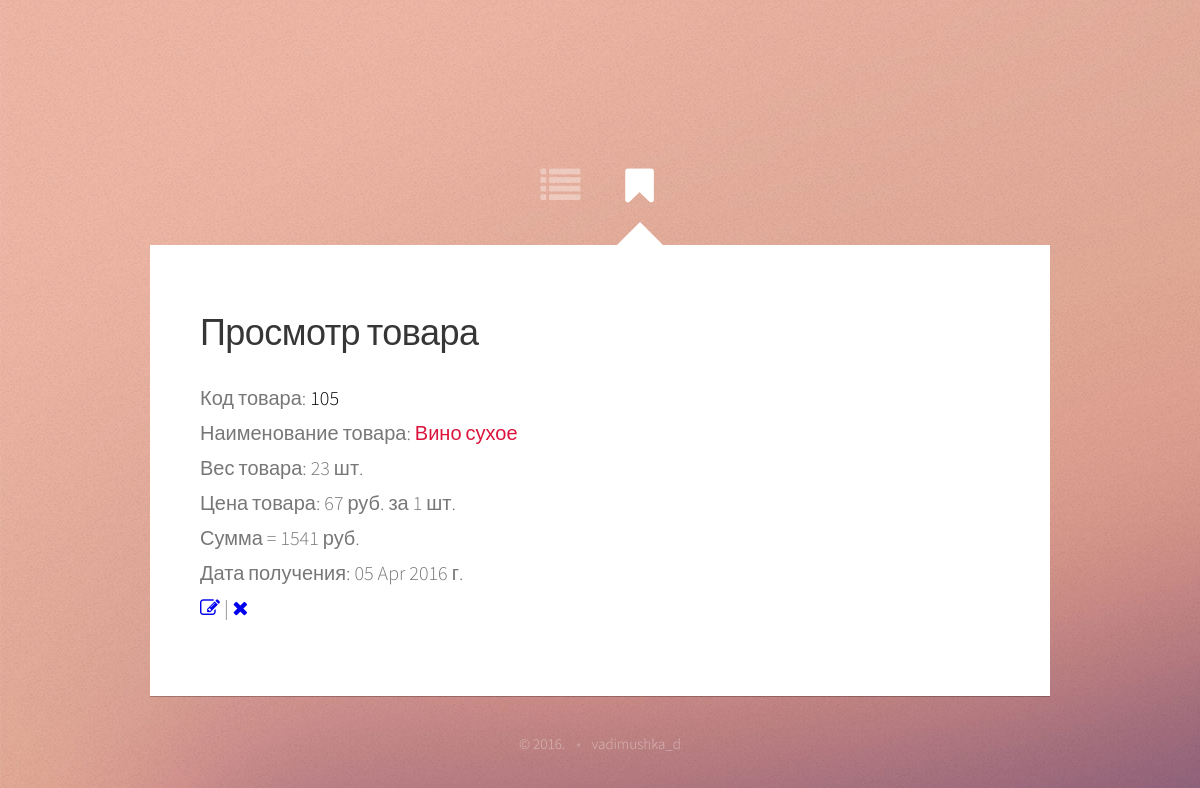
/view_product.php?id=6, run on the app's committed database.
### tables this page shows
CREATE TABLE IF NOT EXISTS `wares` (
  `id` int(11) NOT NULL AUTO_INCREMENT,
  `code` int(11) NOT NULL COMMENT 'Код товара',
  `name` varchar(50) NOT NULL COMMENT 'Наименование товара',
  `date` date NOT NULL COMMENT 'Дата поступления товара',
  `col` varchar(11) NOT NULL COMMENT 'Вес товара',
  `price` int(11) NOT NULL COMMENT 'Цена товара',
  PRIMARY KEY (`id`)
);

### view_product.php (the view, shortened to what this page needs)
<!DOCTYPE html>
<html>
<head>
    <link rel="stylesheet" href="assets/css/main.css" />
</head>
<body>
<div id="wrapper">
    <nav id="nav">
        <a href="" class="icon fa-list" onclick="history.back()"><span>На склад</span></a>
        <a href="#view" class="icon fa-bookmark active"><span>Просмотр</span></a>
    </nav>
    <div id="main">
        <article id="view" class="panel">
            <header>
                <h2>Просмотр товара</h2>
            </header>
            <?php
            include_once 'dpanel/functions.php';
            $id = (int) $_GET['id'];
            $res = $db->prepare("SELECT * FROM `wares` WHERE `id` = :id");
            $res->execute(array(':id' => $id));
            if($res){
                while($row = $res->fetch(PDO::FETCH_ASSOC)){
                    $date = new DateTime($row['date']);
                    $col = explode(" ",$row["col"]);
                    ?>
                    <p>Код товара: <span style="color: black"><? echo $row["code"] ?></span><br />
                    Наименование товара: <span style="color: crimson"><? echo $row["name"] ?></span><br />
                    Вес товара: <? echo $row["col"] ?><br />
                    Цена товара: <? echo $row["price"] ?> руб. за 1 шт.<br />
                    Сумма = <? echo ($col[0] * $row["price"])  ?> руб.<br />
                    Дата получения: <? echo $date->format('d M Y') ?> г.</p>
                    <p><a href="dpanel/upd_tovar.php?id=<? echo $row["id"] ?>" class="icon fa-edit" title="Изменить"></a> |
                        <a href="dpanel/del_tovar.php?id=<? echo $row["id"] ?>" class="icon fa-remove" title="Удалить"></a></p>
                    <?
                }
            } else {
                echo "<p>Товара нет!</p>";
            }
            ?>
        </article>
    </div>
    <div id="footer">
        <ul class="copyright">
            <li>&copy; 2016.</li><li>vadimushka_d</li>
        </ul>
    </div>
</div>
</body>
</html>

### assets/css/main.css (style rules this page uses)
html, body, div, span, applet, object, iframe, h1, h2, h3, h4, h5, h6, p, blockquote, pre, a, abbr, acronym, address, big, cite, code, del, dfn, em, img, ins, kbd, q, s, samp, small, strike, strong, sub, sup, tt, var, b, u, i, center, dl, dt, dd, ol, ul, li, fieldset, form, label, legend, table, caption, tbody, tfoot, thead, tr, th, td, article, aside, canvas, details, embed, figure, figcaption, footer, header, hgroup, menu, nav, output, ruby, section, summary, time, mark, audio, video { margin: 0; padding: 0; border: 0; font: inherit; vertical-align: baseline; }
article, aside, details, figcaption, figure, footer, header, hgroup, menu, nav, section { display: block; }
body { line-height: 1; }
ol, ul { list-style: none; }
body { -webkit-text-size-adjust: none; }
*, *:before, *:after { -moz-box-sizing: border-box; -webkit-box-sizing: border-box; box-sizing: border-box; }
body { background: url("images/overlay.png"), url("images/bg.jpg") repeat, no-repeat; background-size: auto, 100% 100%; font-family: 'Source Sans Pro', sans-serif; font-weight: 300; color: #777777; }
strong, b, h1, h2, h3, h4, h5, h6 { font-weight: 400; color: #363636; }
section, article { margin-bottom: 3em; }
section > :last-child, section:last-child, article > :last-child, article:last-child { margin-bottom: 0; }
.icon { position: relative; text-decoration: none; }
.icon:before { -moz-osx-font-smoothing: grayscale; -webkit-font-smoothing: antialiased; font-family: FontAwesome, sans-serif; font-style: normal; font-weight: normal; text-transform: none !important; }
#nav a { position: relative; display: inline-block; color: #ffffff; width: 1em; height: 1em; line-height: 0.9em; }
#nav a.icon:before { padding-right: 0; }
#main { position: relative; overflow: hidden; }
.panel { position: relative; }
#footer { color: #ccc; color: rgba(255, 255, 255, 0.45); }
#footer .copyright li { display: inline-block; }
#footer .copyright li:before { display: inline; content: '\2022'; opacity: 0.5; padding: 0 0.75em 0 0.75em; }
#footer .copyright li:first-child:before { display: none; }
@media screen and (min-width: 737px) { html { min-width: 100%; min-height: 100%; } }
@media screen and (min-width: 737px) { body { width: 100%; min-width: 1000px; min-height: 100%; overflow-y: scroll; background-attachment: fixed; font-size: 14pt; line-height: 1.75em; } }
@media screen and (min-width: 737px) { h2 { font-size: 1.8em; letter-spacing: -0.015em; } }
@media screen and (min-width: 737px) { header { margin: 0 0 1.5em 0; } }
@media screen and (min-width: 737px) { #wrapper { width: 45em; margin: 0 auto; opacity: 0.00001; } }
@media screen and (min-width: 737px) { #nav { text-align: center; height: 4.25em; cursor: default; } }
@media screen and (min-width: 737px) { #nav a { font-size: 2.5em; margin: 0 0.25em 0 0.25em; opacity: 0.35; outline: 0; -moz-transition: opacity .25s ease-in-out; -webkit-transition: opacity .25s ease-in-out; -ms-transition: opacity .25s ease-in-out; transition: opacity .25s ease-in-out; } }
@media screen and (min-width: 737px) { #nav a:before { font-size: 0.8em; } }
@media screen and (min-width: 737px) { #nav a:after { content: ''; display: block; position: absolute; left: 50%; bottom: -0.75em; margin-left: -0.5em; border-bottom: solid 0 #ffffff; border-left: solid 0.5em transparent; border-right: solid 0.5em transparent; -moz-transition: border-bottom-width .25s ease-in-out; -webkit-transition: border-bottom-width .25s ease-in-out; -ms-transition: border-bottom-width .25s ease-in-out; transition: border-bottom-width .25s ease-in-out; } }
@media screen and (min-width: 737px) { #nav a.active { opacity: 1.0; } }
@media screen and (min-width: 737px) { #nav a.active:after { border-bottom-width: 0.5em; } }
@media screen and (min-width: 737px) { #main { width: 45em; background: #ffffff; box-shadow: 0 1px 0 0 rgba(0, 0, 0, 0.25); } }
@media screen and (min-width: 737px) { .panel { padding: 3.5em 2.5em 3.5em 2.5em; position: absolute; top: 0; left: 0; width: 45em; } }
@media screen and (min-width: 737px) { #footer { text-align: center; padding: 2em 0 0 0; font-size: 0.75em; } }

### data on the page
wares: code "105", name "Вино сухое", col "23 шт.", price "67", $col[0] * $row["price"] "1541", date "05 Apr 2016"
